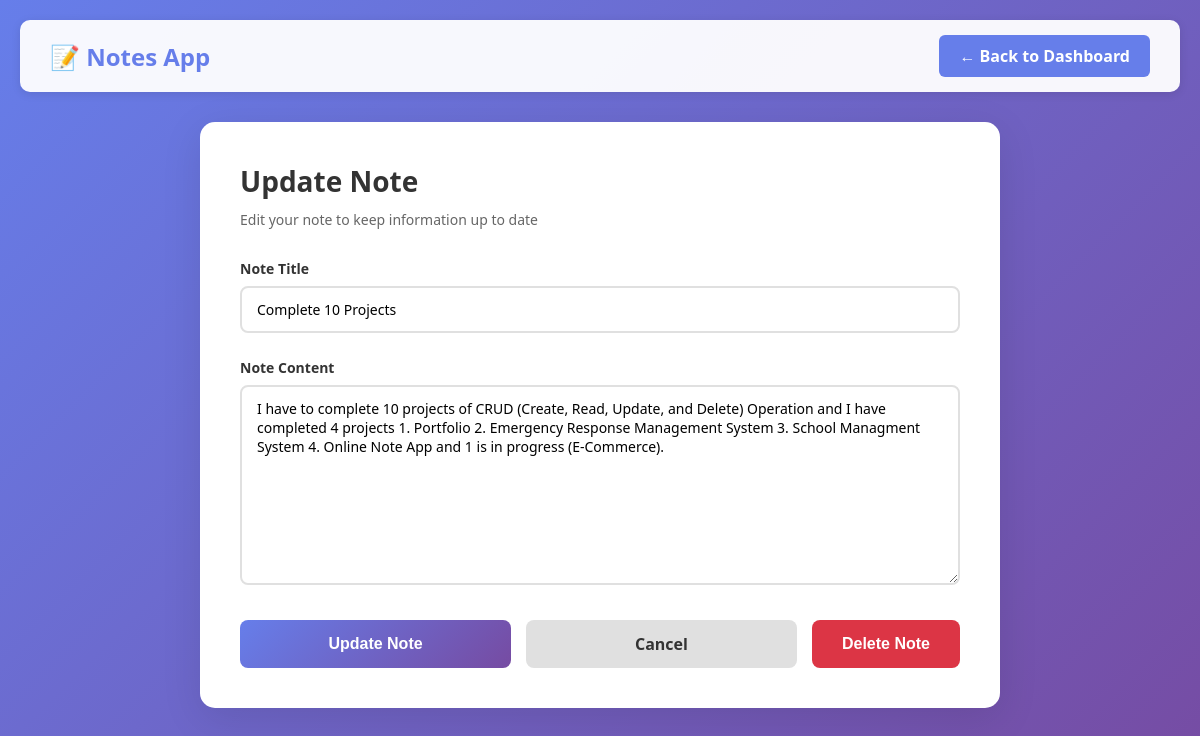
The page /notes/update_notes.php?id=2 (signed in) on the database its author committed.
### tables this page shows
CREATE TABLE `notes` (
  `Id` int(11) NOT NULL,
  `User_Id` int(11) DEFAULT NULL,
  `Title` varchar(200) NOT NULL,
  `Content` varchar(1000) NOT NULL,
  `Created_at` date DEFAULT curdate(),
  `Updated_at` date DEFAULT current_timestamp()
);

### notes/update_notes.php (the view, shortened to what this page needs)
<?php
include '../include/db.php';
if(isset($_GET['id'])){
    $id = $_GET['id'];
    $sql = "SELECT * FROM notes WHERE Id = '$id'";
    $result = mysqli_query($conn, $sql);
    $row = mysqli_fetch_assoc($result);
}
?>
<!DOCTYPE html>
<html lang="en">
<head>
</head>
<body>
    <div class="navbar">
        <a href="../dashboard/dashboard.php" class="navbar-brand">📝 Notes App</a>
        <a href="../dashboard/dashboard.php" class="btn-back">← Back to Dashboard</a>
    </div>
    <div class="container">
        <div class="form-container">
            <div class="form-header">
                <h1>Update Note</h1>
                <p>Edit your note to keep information up to date</p>
            </div>
            <form method="POST">
                <div class="form-group">
                    <label for="title">Note Title</label>
                    <input type="text" id="title" name="title" value="<?php echo $row['Title']; ?>" placeholder="Enter note title" required>
                </div>
                <div class="form-group">
                    <label for="content">Note Content</label>
                    <textarea id="content" name="content" placeholder="Write your note here..." required><?php echo $row['Content']; ?></textarea>
                </div>
                <div class="form-actions">
                    <button type="submit" name="update_note" class="btn btn-primary">Update Note</button>
                    <a href="../dashboard/dashboard.php" class="btn btn-secondary" style="text-align: center; text-decoration: none; line-height: 1.5;">Cancel</a>
                    <button type="button" class="btn btn-danger" onclick="if(confirm('Are you sure you want to delete this note?')) { window.location.href='delete_notes.php?id=<?php echo $row['Id']; ?>'; }">Delete Note</button>
                </div>
            </form>
        </div>
    </div>
</body>
</html>

### notes/update_notes.php (style rules this page uses)
* { margin: 0; padding: 0; box-sizing: border-box; }
body { font-family: 'Segoe UI', Tahoma, Geneva, Verdana, sans-serif; background: linear-gradient(135deg, #667eea 0%, #764ba2 100%); min-height: 100vh; padding: 20px; }
.navbar { background: rgba(255, 255, 255, 0.95); padding: 15px 30px; border-radius: 10px; margin-bottom: 30px; display: flex; justify-content: space-between; align-items: center; box-shadow: 0 2px 10px rgba(0,0,0,0.1); }
.navbar-brand { font-size: 24px; font-weight: 700; color: #667eea; text-decoration: none; }
.btn-back { background-color: #667eea; color: white; padding: 10px 20px; border-radius: 6px; text-decoration: none; font-weight: 600; transition: all 0.2s; }
.container { max-width: 800px; margin: 0 auto; }
.form-container { background: white; padding: 40px; border-radius: 15px; box-shadow: 0 10px 40px rgba(0,0,0,0.1); }
.form-header { margin-bottom: 30px; }
.form-header h1 { font-size: 28px; color: #333; margin-bottom: 10px; }
.form-header p { color: #666; font-size: 14px; }
.form-group { margin-bottom: 25px; }
label { display: block; font-weight: 600; color: #333; margin-bottom: 8px; font-size: 14px; }
input[type="text"], textarea { width: 100%; padding: 12px 15px; border: 2px solid #e0e0e0; border-radius: 8px; font-size: 14px; font-family: inherit; transition: all 0.3s; }
textarea { resize: vertical; min-height: 200px; }
.form-actions { display: flex; gap: 15px; margin-top: 30px; }
.btn { padding: 12px 30px; border: none; border-radius: 8px; font-size: 16px; font-weight: 600; cursor: pointer; transition: all 0.2s; }
.btn-primary { background: linear-gradient(135deg, #667eea 0%, #764ba2 100%); color: white; flex: 1; }
.btn-secondary { background-color: #e0e0e0; color: #333; flex: 1; }
.btn-danger { background-color: #dc3545; color: white; }

### rows shown on the page
notes: title "Complete 10 Projects", content "I have to complete 10 projects of CRUD (Create, Read, Update, and Delete) Operation and I have completed 4 projects 1. Portfolio 2. Emergency Response Management System 3. School Managment System 4. Online Note App and 1 is in progress (E-Commerce)."
